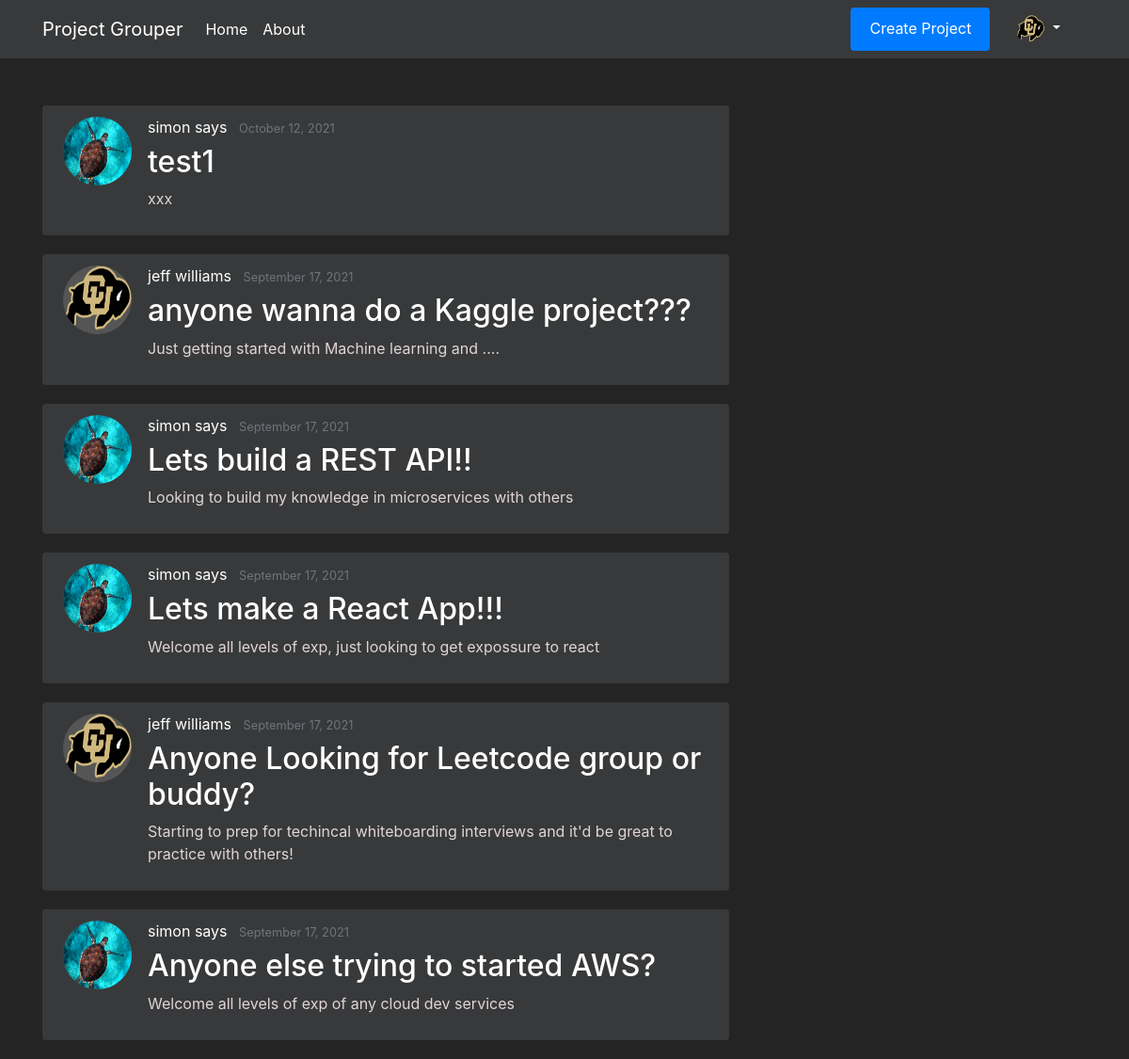
/home (signed in), run on the app's committed database.
### flaskapp/models.py (models this page shows, shortened)
class Users(db.Model, UserMixin):
    __tablename__ = 'user'
    id = db.Column(db.Integer, primary_key=True, nullable=False)
    first_name = db.Column(db.String(20), nullable=False)
    last_name = db.Column(db.String(20), nullable=False)
    email = db.Column(db.String(50), unique=True, nullable=False)
    password = db.Column(db.String(20), nullable=False)
    profile_image = db.Column(db.String(20), nullable=False, default="Portrait_Placeholder.png")
    date_joined = db.Column(db.DateTime, nullable=False, default=datetime.utcnow)
    is_moderator = db.Column(db.Boolean, default=False, nullable=False)
    languages = db.relationship('Languages', secondary=UserLanguages, lazy='subquery', backref="get_users")
    careers = db.relationship('Careers', secondary=UserCareers, lazy='subquery', backref="get_users")

class Projects(db.Model):
    __tablename__ = 'project'
    id = db.Column(db.Integer, primary_key=True, nullable=False)
    name = db.Column(db.String(250), unique=True, nullable=False)
    desc = db.Column(db.String(500), unique=False, nullable=False)
    creation_timestamp = db.Column(db.DateTime, nullable=False, default=datetime.utcnow)
    start_date = db.Column(db.DateTime, nullable=True, default=datetime.utcnow)
    target_end_date = db.Column(db.DateTime, nullable=True, default=datetime.utcnow)
    owner_id = db.Column(db.Integer, db.ForeignKey('user.id'), nullable=False, default=1)
    owner = db.relationship("Users", foreign_keys=owner_id, backref="owned_projects", uselist=False)
    members = db.relationship('Users', secondary=UserProjects, lazy='subquery', backref="get_projects")
    languages = db.relationship('Languages', secondary=ProjectLanguages, lazy='subquery', backref="get_projects")
    careers = db.relationship('Careers', secondary=ProjectCareers, lazy='subquery', backref="get_projects")

### flaskapp/routes.py (the view)
@app.route('/')
@app.route('/home')
def home():
    projects = Projects.query.all()
    projects = sorted(projects, key=lambda x: x.creation_timestamp, reverse=True)
    return render_template('home.html', projects=projects)

### flaskapp/models.py (called while the page is built)
@login_manager.user_loader
def load_user(user_id):
    return Users.query.get(int(user_id))

### flaskapp/templates/home.html
{% extends "layout.html" %}
{% block content %}
    {% for project in projects %}
        <article class="media content-section">
            <img class="rounded-circle article-img" src="{{ url_for('static', filename='profile_pics/' + project.owner.profile_image) }}">
            <div class="media-body">
                <div class="article-metadata">
                    <a class="mr-2" href="#">{{ project.owner.first_name }} {{ project.owner.last_name }}</a>
                    <small class="text-muted">{{ project.creation_timestamp.strftime('%B %d, %Y') }}</small>
                </div>
                <h2><a class="article-title" href="{{ url_for('project', project_id=project.id) }}">{{ project.name }}</a></h2>
                <p class="article-content">{{ project.desc }}</p>
            </div>
            </article>
    {% endfor %}
{% endblock content %}

### flaskapp/templates/layout.html (shortened to what this page needs)
<!DOCTYPE html>
<html lang="en">
<head>
    <link rel="stylesheet" href="https://maxcdn.bootstrapcdn.com/bootstrap/4.0.0/css/bootstrap.min.css">
    <link rel="stylesheet" type="text/css" href="{{ url_for('static', filename='/main.css') }}">
</head>
<body>
    <header class="site-header">
        <nav class="navbar navbar-expand-md navbar-dark bg-steel fixed-top">
            <div class="container">
                <a class="navbar-brand" href="/"> Project Grouper </a>
                <div class="collapse navbar-collapse" id="navbarToggle">
                    <div class="navbar-nav mr-auto">
                        <a class="nav-item nav-link" href="{{ url_for('home') }}">Home</a>
                        <a class="nav-item nav-link" href="{{ url_for('about') }}">About</a>
                    </div>
                    <div class="navbar-nav">
                        {% if current_user.is_authenticated %}
                            <a class="btn btn-primary btn-sml" href="{{ url_for('new_project') }}">Create Project</a>
                            <li class="nav-item dropdown">
                                <a class="nav-link dropdown-toggle" href="#" id="navbarDropdownMenuLink" role="button" data-toggle="dropdown" aria-haspopup="true" aria-expanded="false">
                                    <img src="{{ url_for('static', filename='profile_pics/' + current_user.profile_image) }}" width="30" height="30" class="rounded-circle">
                                </a>
                        {% else %}
                            <a class="nav-item nav-link" href="{{ url_for('login') }}">Login</a>
                            <a class="nav-item nav-link" href="{{ url_for('register') }}">Register</a>
                        {% endif %}
                    </div>
                </div>
            </div>
        </nav>
    </header>
    <main role="main" class="container">
      <div class="row">
        <div class="col-md-8">
          {% block content %}
          {% endblock %}
        </div>
      </div>
    </main>
</body>
</html>

### flaskapp/static/main.css (style rules this page uses)
.btn-primary { border: none; color: #ffffff; padding: 10px 20px; cursor: pointer; }
.navbar-nav > li { padding-left:20px; padding-right:20px; }
body { background: #252424; color: #e0d5d5; margin-top: 7rem; }
h1, h2, h3, h4, h5, h6 { color: #ffffff; }
.mr-2 { color: #ffffff; }
.bg-steel { background-color: #38393a; }
.site-header .navbar-nav .nav-link { color: #ffffff; }
.content-section { background: #38393a; padding: 10px 20px; border: 1px solid #38393a; border-radius: 3px; margin-bottom: 20px; }
.article-title { color: #ffffff; }
.article-content { white-space: pre-line; }
.article-img { height: 75px; width: 75px; margin-right: 16px; border: 1px solid #38393a; background:#555555; }
.article-metadata { padding-bottom: 1px; margin-bottom: 4px; border-bottom: 1px solid #38393a; }

### data on the page
Users: profile_image (picture)
Projects: profile_image (placeholder picture), owner.first_name "simon", owner.last_name "says", creation_timestamp "October 12, 2021", name "test1", desc "xxx"
Projects: profile_image (picture), owner.first_name "jeff", owner.last_name "williams", creation_timestamp "September 17, 2021", name "anyone wanna do a Kaggle project???", desc "Just getting started with Machine learning and ...."
Projects: profile_image (placeholder picture), owner.first_name "simon", owner.last_name "says", creation_timestamp "September 17, 2021", name "Lets build a REST API!!", desc "Looking to build my knowledge in microservices with others"
Projects: profile_image (placeholder picture), owner.first_name "simon", owner.last_name "says", creation_timestamp "September 17, 2021", name "Lets make a React App!!!", desc "Welcome all levels of exp, just looking to get expossure to react"
Projects: profile_image (picture), owner.first_name "jeff", owner.last_name "williams", creation_timestamp "September 17, 2021", name "Anyone Looking for Leetcode group or buddy?", desc "Starting to prep for techincal whiteboarding interviews and it'd be great to practice with others!"
Projects: profile_image (placeholder picture), owner.first_name "simon", owner.last_name "says", creation_timestamp "September 17, 2021", name "Anyone else trying to started AWS?", desc "Welcome all levels of exp of any cloud dev services"
